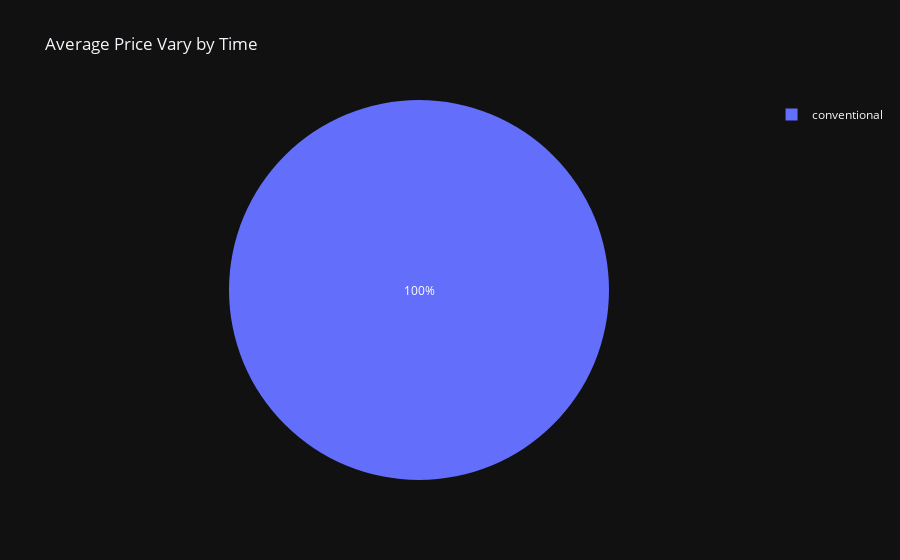

Source (notebook cell):
### Code cell
fig=px.pie(avg_by_type,values='AveragePrice',names='Type', title='Average Price Vary by Time')
fig.show()

### Figure 1 — Plotly figure (JSON) as saved in the notebook; plotly's stock layout.template omitted (floating-point values rounded to 4 significant figures)
{"data": [{"domain": {"x": [0, 1], "y": [0, 1]}, "hovertemplate": "Type=%{label}<br>AveragePrice=%{value}<extra></extra>", "labels": ["conventional"], "legendgroup": "", "name": "", "showlegend": true, "type": "pie", "values": [1.158]}], "layout": {"autosize": true, "legend": {"tracegroupgap": 0}, "title": {"text": "Average Price Vary by Time"}}}
